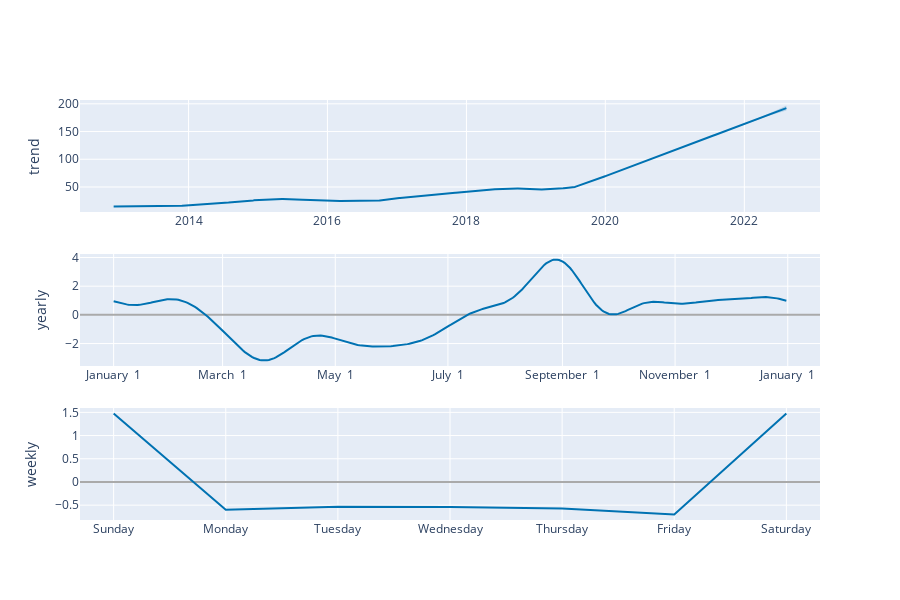

The notebook cell saved with this chart:
### Code cell
plot_components_plotly(model, forecast)

### Figure 1 — Plotly figure (JSON) as saved in the notebook; plotly's stock layout.template omitted (floating-point values rounded to 4 significant figures; data arrays with more than 128 entries replaced by an {"elided": "..."} marker saying what was removed)
{"data": [{"line": {"color": "#0072B2", "width": 2}, "mode": "lines", "name": "trend", "type": "scatter", "x": {"elided": "2518 str values"}, "xaxis": "x", "y": {"elided": "2518 float values"}, "yaxis": "y"}, {"line": {"color": "rgba(0, 114, 178, 0.2)", "width": 0}, "mode": "lines", "name": "trend_upper", "type": "scatter", "x": {"elided": "2518 str values"}, "xaxis": "x", "y": {"elided": "2518 float values"}, "yaxis": "y"}, {"fill": "tonexty", "fillcolor": "rgba(0, 114, 178, 0.2)", "line": {"color": "rgba(0, 114, 178, 0.2)", "width": 0}, "mode": "lines", "name": "trend_lower", "type": "scatter", "x": {"elided": "2518 str values"}, "xaxis": "x", "y": {"elided": "2518 float values"}, "yaxis": "y"}, {"line": {"color": "#0072B2", "width": 2}, "mode": "lines", "name": "yearly", "type": "scatter", "x": {"elided": "365 str values"}, "xaxis": "x2", "y": {"elided": "365 float values"}, "yaxis": "y2"}, {"line": {"color": "#0072B2", "width": 2}, "mode": "lines", "name": "weekly", "type": "scatter", "x": ["2017-01-01T00:00:00", "2017-01-02T00:00:00", "2017-01-03T00:00:00", "2017-01-04T00:00:00", "2017-01-05T00:00:00", "2017-01-06T00:00:00", "2017-01-07T00:00:00"], "xaxis": "x3", "y": [1.473, -0.6009, -0.5347, -0.5423, -0.5695, -0.6993, 1.473], "yaxis": "y3"}], "layout": {"height": 600, "showlegend": false, "width": 900, "xaxis": {"anchor": "y", "domain": [0, 1], "range": ["2012-06-09T03:36:00", "2023-02-02T20:24:00"], "type": "date"}, "xaxis2": {"anchor": "y2", "domain": [0, 1], "range": ["2016-12-13T18:54:02.958904115", "2018-01-18T11:04:57.863013581"], "tickformat": "%B %e", "type": "date"}, "xaxis3": {"anchor": "y3", "domain": [0, 1], "range": ["2016-12-31T16:48:00", "2017-01-07T07:12:00"], "tickformat": "%A", "type": "date"}, "yaxis": {"anchor": "x", "domain": [0.7333, 1], "rangemode": "normal", "title": {"text": "trend"}, "zerolinecolor": "#AAA"}, "yaxis2": {"anchor": "x2", "domain": [0.3667, 0.6333], "title": {"text": "yearly"}, "zerolinecolor": "#AAA"}, "yaxis3": {"anchor": "x3", "domain": [0, 0.2667], "title": {"text": "weekly"}, "zerolinecolor": "#AAA"}}}
